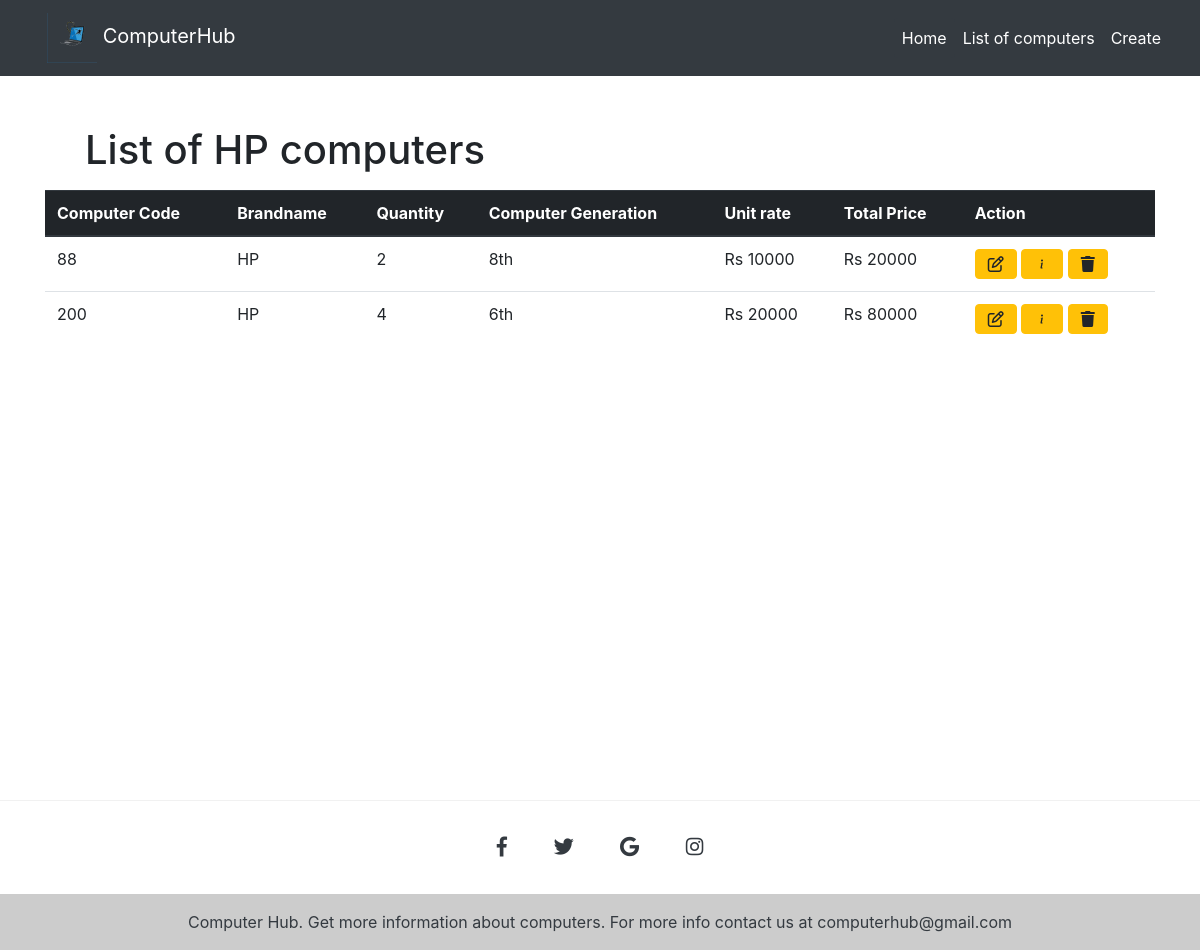
Page /logodetail/HP on the committed database.
### computer/models.py (models this page shows, shortened)
class Computer(models.Model):
    computercode=models.IntegerField(unique=True)
    brandname = models.CharField(max_length=50, null=True, blank=True)
    quantity = models.IntegerField()
    computer=models.ForeignKey(ComputerSpecification,on_delete=models.CASCADE)
    unitrate = models.IntegerField()
    totalprice = models.IntegerField()

class ComputerSpecification(models.Model):
    generation = models.CharField(max_length=50)
    price_min = models.IntegerField(default=0)
    price_max = models.IntegerField(default=0)
    ram = models.IntegerField(default=0)
    brandname = models.ForeignKey(ComputerBrands, on_delete=models.CASCADE)

### computer/views.py (the view)
# urls.py: path('logodetail/<str:brandname>',LogoDetailView.as_view(),name='logodetail'),
class LogoDetailView(ListView):
    model=Computer
    template_name = "logodetail.html"
    def get_context_data(self):
        val = self.kwargs.get("brandname")
        brand = Computer.objects.filter(brandname__icontains=val)
        context={'brand':brand,
                'val':val
        }
        return context

### computer/templates/logodetail.html (shortened to what this page needs)
{% extends "base.html" %}
{% block content %}
<body style=" position: relative;
min-height: 100vh;">
    <div class="container">
        <div class="breadcrumb1">
            <ul style="margin-top: 50px;">
                 <h1>List of {{val}} computers</h1>
            </ul>
        </div>
        <table class="table table-hover text-start fadeInDown">
            <thead class="thead-dark">
                <tr>
                    <th scope="col">Computer Code</th>
                    <th scope="col">Brandname</th>
                    <th scope="col">Quantity</th>
                    <th scope="col">Computer Generation</th>
                    <th scope="col">Unit rate</th>
                    <th scope="col">Total Price</th>
                    <th scope="col">Action</th>
                </tr>
            </thead>
            <tbody>
                {% for b in brand %}
                <tr>
                    <td>{{ b.computercode }}</td>
                    <td>{{ b.brandname }}</td>
                    <td>{{ b.quantity }}</td>
                    <td>{{ b.computer.generation }}</td>
                    <td>Rs {{ b.unitrate }}</td>
                    <td>Rs {{ b.totalprice }}</td>
                    <td>
                        <a class="btn btn-warning" href="{% url 'update' b.id %}"><i class="fa fa-pencil-square-o"
                                aria-hidden="true"></i>
                        </a>
                        <a class="btn btn-warning" href="{% url 'individualdetail' b.id %}">
                        </a>
                        <a class="btn btn-warning" href="{% url 'delete' b.id %}">
                            <i class="fas fa-trash"></i>
                        </a>
                    </td>
                </tr>
                {% endfor %}
             </tbody>
        </table>
    </div>
</body>
{% endblock %}

### computer/templates/navbar.html (style rules this page uses)
body { background: white; min-height: 200vh; }

### rows in the picture
Computer: computercode "88", brandname "HP", quantity "2", computer.generation "8th", unitrate "10000", totalprice "20000"
Computer: computercode "200", brandname "HP", quantity "4", computer.generation "6th", unitrate "20000", totalprice "80000"

### other values in the picture
{{ val }} "HP"
